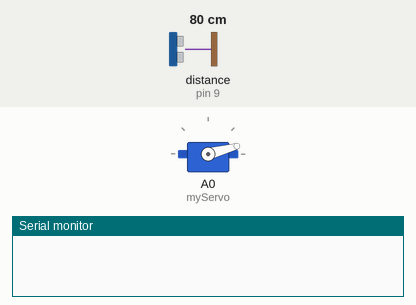
The sketch below on a simulated Arduino Uno, built with avr-gcc and run on an emulated ATmega328P. Shown: servo, the last lines printed to the serial monitor. Wiring (inferred from the names in the program): ultrasonic range finder: trigger pin 8; echo pin 9. The test bench sets the inputs (shaded band); at power-on: distance to the obstacle (sensor on pin 9) 80 cm. The echo pulse lasts 58.3 µs per cm.

Above: at 0.01 s.
1.3 s: distance to the obstacle (sensor on pin 9) set to 2 cm
At 1.8 s:
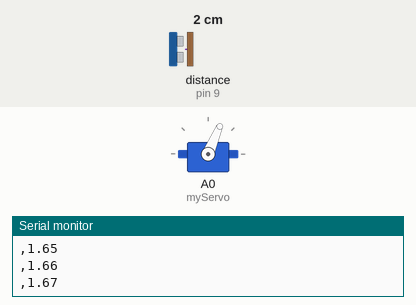
4.3 s: distance to the obstacle (sensor on pin 9) set to 120 cm
At 4.96 s:
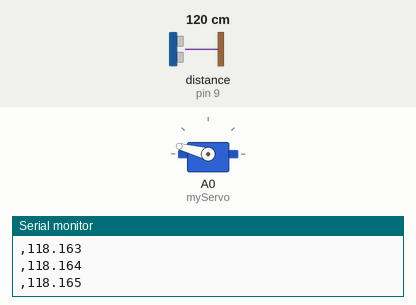
7.3 s: distance to the obstacle (sensor on pin 9) set to 4 cm
10.3 s: distance to the obstacle (sensor on pin 9) set to 9 cm
At 11.1 s:
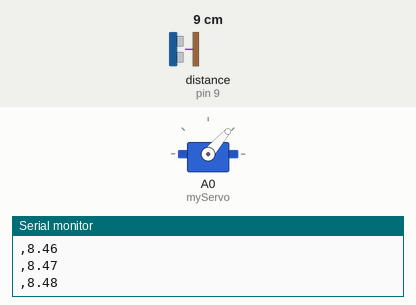
Timing chart, 0 to 14.3 s (numbered marks = the images above; inputs shaded):
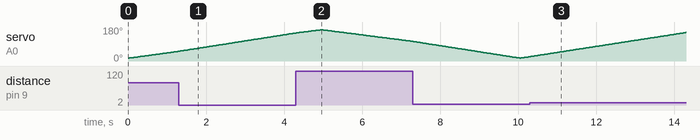

The sketch:

radar.ino
```cpp
// Includes the Servo library
#include <Servo.h>.
// Defines Tirg and Echo pins of the Ultrasonic Sensor
const int trigPin = 8;
const int echoPin = 9;
// Variables for the duration and the distance
long duration;
int distance;
Servo myServo; // Creates a servo object for controlling the servo motor
void setup() {
pinMode(trigPin, OUTPUT); // Sets the trigPin as an Output
pinMode(echoPin, INPUT); // Sets the echoPin as an Input
Serial.begin(9600);
myServo.attach(A0); // Defines on which pin is the servo motor attached
}
void loop() {
// rotates the servo motor from 15 to 165 degrees
for(int i=15;i<=165;i++){
myServo.write(i);
delay(30);
distance = calculateDistance();// Calls a function for calculating the distance
//measured by the Ultrasonic sensor for each degree
Serial.println(i); // Sends the current degree into the Serial Port
Serial.print(","); // Sends addition character right next to the previous value needed
//later in the Processing IDE for indexing
Serial.print(distance); // Sends the distance value into the Serial Port
Serial.print("."); // Sends addition character right next to the previous value needed
//later in the Processing IDE for indexing
}
// Repeats the previous lines from 165 to 15 degrees
for(int i=165;i>15;i--){
myServo.write(i);
delay(30);
distance = calculateDistance();
Serial.println(i);
Serial.print(",");
Serial.print(distance);
Serial.print(".");
}
}
// Function for calculating the distance measured by the Ultrasonic sensor
int calculateDistance(){
digitalWrite(trigPin, LOW);
delayMicroseconds(2);
// Sets the trigPin on HIGH state for 10 micro seconds
digitalWrite(trigPin, HIGH);
delayMicroseconds(10);
digitalWrite(trigPin, LOW);
duration = pulseIn(echoPin, HIGH); // Reads the echoPin, returns the sound
//wave travel time in microseconds
distance= duration*0.034/2;
return distance;
}
```
